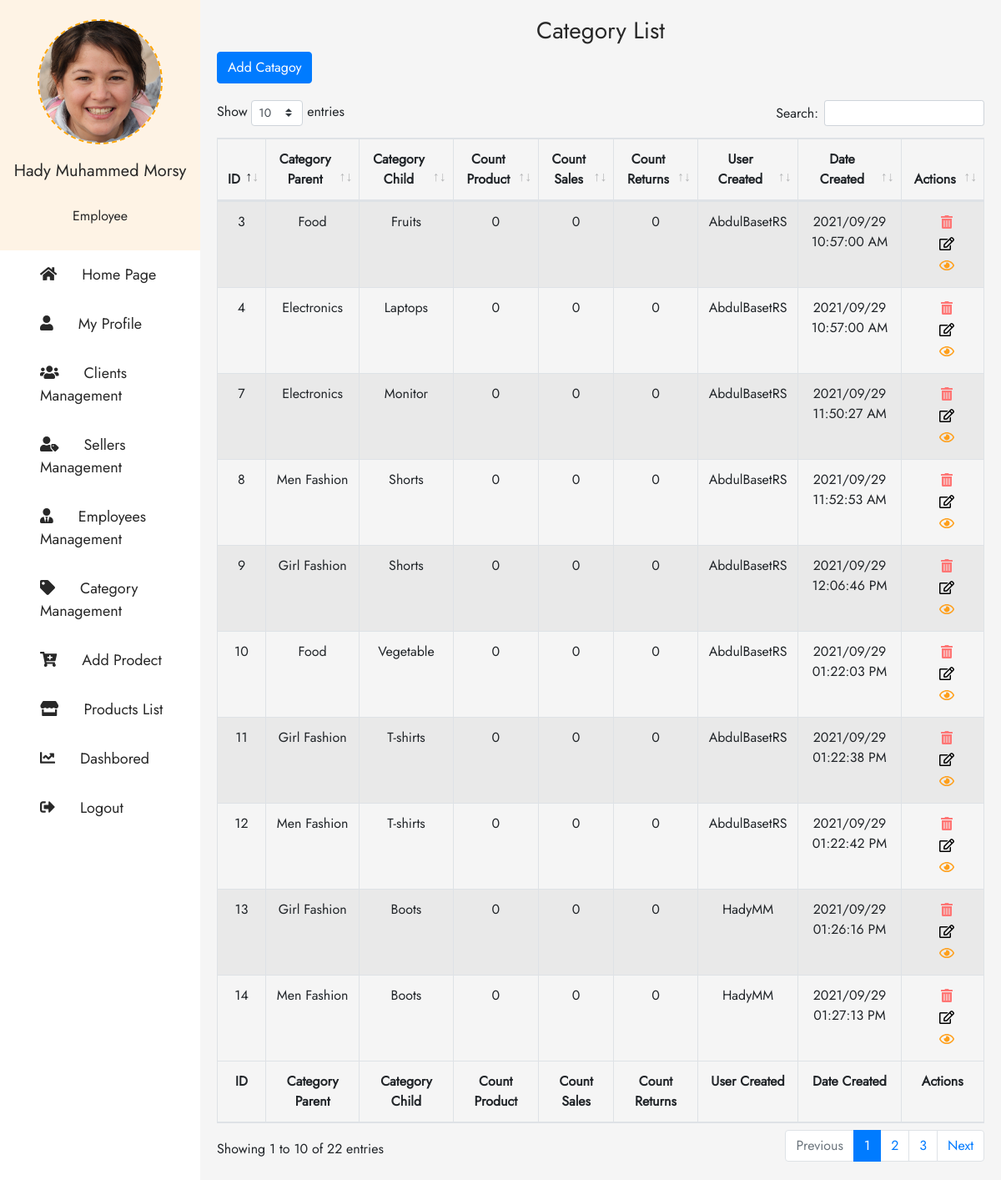
The page /Category-Management.php (signed in) on the database its author committed.
### tables this page shows
CREATE TABLE `ha_category_list` (
  `HA_C_L_ID` bigint(20) UNSIGNED NOT NULL,
  `HA_C_L_Category_Name` varchar(255) NOT NULL,
  `HA_C_L_Parent_ID` varchar(255) NOT NULL,
  `HA_C_L_Status` varchar(255) NOT NULL,
  `HA_C_L_Count_Products` varchar(255) NOT NULL,
  `HA_C_L_Count_Sales` varchar(255) NOT NULL,
  `HA_C_L_Count_Returns` varchar(255) NOT NULL,
  `HA_C_L_Date_Created` varchar(255) NOT NULL,
  `HA_C_L_Time_Created` varchar(255) NOT NULL,
  `HA_C_L_User_ID_Created` varchar(255) NOT NULL
);

CREATE TABLE `ha_users` (
  `HA_U_ID` bigint(20) UNSIGNED NOT NULL,
  `HA_U_Username` varchar(255) NOT NULL,
  `HA_U_Password` varchar(255) NOT NULL,
  `HA_U_User_Status` varchar(255) NOT NULL,
  `HA_U_First_Name` varchar(255) NOT NULL,
  `HA_U_Second_Name` varchar(255) NOT NULL,
  `HA_U_Last_Name` varchar(255) NOT NULL,
  `HA_U_Last_Login` varchar(255) NOT NULL,
  `HA_U_Gender` varchar(255) NOT NULL,
  `HA_U_Birthday` varchar(255) NOT NULL,
  `HA_U_Country` varchar(255) NOT NULL,
  `HA_U_ZIP_Code` varchar(255) NOT NULL,
  `HA_U_Address` varchar(255) NOT NULL,
  `HA_U_Email` varchar(255) NOT NULL,
  `HA_U_Mobile_Number` varchar(255) NOT NULL,
  `HA_U_User_Type` varchar(255) NOT NULL,
  `HA_P_Views` varchar(255) NOT NULL,
  `HA_U_Sales` varchar(255) NOT NULL,
  `HA_U_Purchase` varchar(255) NOT NULL,
  `HA_U_Date_Created` varchar(255) NOT NULL,
  `HA_U_Time_Created` varchar(255) NOT NULL
);

### Datebase/DB-Category-Management.php (called while the page is built, shortened)
<?php
    $SQL_Category_List = 'SELECT * FROM ha_category_list WHERE HA_C_L_Status = "Active" AND HA_C_L_Parent_ID != "" ORDER BY HA_C_L_ID DESC ';
    $Result_Category_List = mysqli_query($Connection,$SQL_Category_List);
    $Count_Category_List  = mysqli_num_rows($Result_Category_List);
?>

### Website-Structure/Category-Management-Body.php (the view, shortened to what this page needs)
<div class="Content-table right-catagroy">
<h3 style="text-align: center;"> Category List </h3>
<div class="Add-Catagroy">
    <button type="button" class="btn btn-primary" data-Catagroy = ".add-catgroy-from" id="Add">Add Catagoy</button>
</div>
<table id="example" class="table table-striped table-bordered" style="width:100%;text-align:center;">
        <thead>
            <tr class="header-table">
                <th>ID</th>
                <th>Category Parent</th>
                <th>Category Child</th>
                <th>Count Product</th>
                <th>Count Sales</th>
                <th>Count Returns</th>
                <th>User Created</th>
                <th>Date Created</th>
                <th>Actions</th>
            </tr>
        </thead>
        <tbody>
            <?php
                if ($Count_Category_List > 0) {
                    $id= 0;
                    while ($Rows = mysqli_fetch_array($Result_Category_List)) {
                        $SQL_Get_Parent_Name = 'SELECT HA_C_L_Category_Name FROM ha_category_list WHERE HA_C_L_ID = "'.$Rows['HA_C_L_Parent_ID'].'"';
                        $Result_Get_Parent_Name = mysqli_query($Connection,$SQL_Get_Parent_Name);
                        $Row_Get_Parent_Name  = mysqli_fetch_array($Result_Get_Parent_Name, MYSQLI_ASSOC);
                        $SQL_Get_Username= 'SELECT HA_U_Username FROM ha_users WHERE HA_U_ID = "'.$Rows['HA_C_L_User_ID_Created'].'"';
                        $Result_Get_Username = mysqli_query($Connection,$SQL_Get_Username);
                        $Row_Get_Username = mysqli_fetch_array($Result_Get_Username, MYSQLI_ASSOC);
                        echo '
                            <tr class="t-body">
                                <td>'.$Rows['HA_C_L_ID'].'</td>
                                <td>'.$Row_Get_Parent_Name['HA_C_L_Category_Name'].'</td>
                                <td>'.$Rows['HA_C_L_Category_Name'].'</td>
                                <td>'.$Rows['HA_C_L_Count_Products'].'</td>
                                <td>'.$Rows['HA_C_L_Count_Sales'].'</td>
                                <td>'.$Rows['HA_C_L_Count_Returns'].'</td>
                                <td>'.$Row_Get_Username['HA_U_Username'].'</td>
                                <td>'.$Rows['HA_C_L_Date_Created'] . ' ' . $Rows['HA_C_L_Time_Created'] . '</td>
                                <td class="last-Action">
                                    <button type="button" class="Trash" data-module=".question-delete-row" id="TD'.$id.'" onclick="clickhere(this.id)"> <i class="fas fa-trash-alt"></i> </button>
                                    <button type="button" class="Edit" data-module=".Edit-row" id="-T'.$id.'" onclick="clickhere(this.id)"> <i class="far fa-edit"></i> </button>
                                    <button type="button" class="View" data-module=".View-row" id="T'.$id.'" onclick="clickhere(this.id)"> <i class="far fa-eye"></i> </button>
                                </td>
                            </tr>
                        ';
                        $id +=1;
                    }
                }
            ?>
        </tbody>
        <tfoot>
            <tr>
                <th>ID</th>
                <th>Category Parent</th>
                <th>Category Child</th>
                <th>Count Product</th>
                <th>Count Sales</th>
                <th>Count Returns</th>
                <th>User Created</th>
                <th>Date Created</th>
                <th>Actions</th>
            </tr>
        </tfoot>
</table>
</div>

### CSS-Files/H_A.css (style rules this page uses)
body { font-family: 'Jost', sans-serif; font-weight: 400; }
h1, h2, h3, h4, h5, h6 { color: #282828; }
.Trash { color: #ff7675; }
.View { color: #ff9f1a; }
.container-hady .Content-table { flex-basis: 80%; background-color: #f5f5f5; padding: 20px; }
.container-hady .right-catagroy { flex-basis: 80%; background-color: #f5f5f5; padding: 20px; }
.Add-Catagroy { margin-bottom: 20px; }
.t-body td:first-child { text-align: center; }
tfoot tr th:first-child { text-align: center; }
.t-body td button { margin-left: 10px; border: none; outline: none; background-color: transparent; }

### rows shown on the page
ha_category_list: HA_C_L_ID "14", ha_category_list.HA_C_L_Category_Name "Men Fashion", HA_C_L_Category_Name "Boots", HA_C_L_Count_Products "0", HA_C_L_Count_Sales "0", HA_C_L_Count_Returns "0", ha_users.HA_U_Username "HadyMM", HA_C_L_Date_Created "2021/09/29", HA_C_L_Time_Created "01:27:13 PM"
ha_category_list: HA_C_L_ID "13", ha_category_list.HA_C_L_Category_Name "Girl Fashion", HA_C_L_Category_Name "Boots", HA_C_L_Count_Products "0", HA_C_L_Count_Sales "0", HA_C_L_Count_Returns "0", ha_users.HA_U_Username "HadyMM", HA_C_L_Date_Created "2021/09/29", HA_C_L_Time_Created "01:26:16 PM"
ha_category_list: HA_C_L_ID "12", ha_category_list.HA_C_L_Category_Name "Men Fashion", HA_C_L_Category_Name "T-shirts", HA_C_L_Count_Products "0", HA_C_L_Count_Sales "0", HA_C_L_Count_Returns "0", ha_users.HA_U_Username "AbdulBasetRS", HA_C_L_Date_Created "2021/09/29", HA_C_L_Time_Created "01:22:42 PM"
ha_category_list: HA_C_L_ID "11", ha_category_list.HA_C_L_Category_Name "Girl Fashion", HA_C_L_Category_Name "T-shirts", HA_C_L_Count_Products "0", HA_C_L_Count_Sales "0", HA_C_L_Count_Returns "0", ha_users.HA_U_Username "AbdulBasetRS", HA_C_L_Date_Created "2021/09/29", HA_C_L_Time_Created "01:22:38 PM"
ha_category_list: HA_C_L_ID "10", ha_category_list.HA_C_L_Category_Name "Food", HA_C_L_Category_Name "Vegetable", HA_C_L_Count_Products "0", HA_C_L_Count_Sales "0", HA_C_L_Count_Returns "0", ha_users.HA_U_Username "AbdulBasetRS", HA_C_L_Date_Created "2021/09/29", HA_C_L_Time_Created "01:22:03 PM"
ha_category_list: HA_C_L_ID "9", ha_category_list.HA_C_L_Category_Name "Girl Fashion", HA_C_L_Category_Name "Shorts", HA_C_L_Count_Products "0", HA_C_L_Count_Sales "0", HA_C_L_Count_Returns "0", ha_users.HA_U_Username "AbdulBasetRS", HA_C_L_Date_Created "2021/09/29", HA_C_L_Time_Created "12:06:46 PM"
ha_category_list: HA_C_L_ID "8", ha_category_list.HA_C_L_Category_Name "Men Fashion", HA_C_L_Category_Name "Shorts", HA_C_L_Count_Products "0", HA_C_L_Count_Sales "0", HA_C_L_Count_Returns "0", ha_users.HA_U_Username "AbdulBasetRS", HA_C_L_Date_Created "2021/09/29", HA_C_L_Time_Created "11:52:53 AM"
ha_category_list: HA_C_L_ID "7", ha_category_list.HA_C_L_Category_Name "Electronics", HA_C_L_Category_Name "Monitor", HA_C_L_Count_Products "0", HA_C_L_Count_Sales "0", HA_C_L_Count_Returns "0", ha_users.HA_U_Username "AbdulBasetRS", HA_C_L_Date_Created "2021/09/29", HA_C_L_Time_Created "11:50:27 AM"
ha_category_list: HA_C_L_ID "4", ha_category_list.HA_C_L_Category_Name "Electronics", HA_C_L_Category_Name "Laptops", HA_C_L_Count_Products "0", HA_C_L_Count_Sales "0", HA_C_L_Count_Returns "0", ha_users.HA_U_Username "AbdulBasetRS", HA_C_L_Date_Created "2021/09/29", HA_C_L_Time_Created "10:57:00 AM"
ha_category_list: HA_C_L_ID "3", ha_category_list.HA_C_L_Category_Name "Food", HA_C_L_Category_Name "Fruits", HA_C_L_Count_Products "0", HA_C_L_Count_Sales "0", HA_C_L_Count_Returns "0", ha_users.HA_U_Username "AbdulBasetRS", HA_C_L_Date_Created "2021/09/29", HA_C_L_Time_Created "10:57:00 AM"

### other values the page prints
$_SESSION['User_First_Three_Names'] "Hady Muhammed Morsy"
$_SESSION['HA_U_User_Type'] "Employee"
